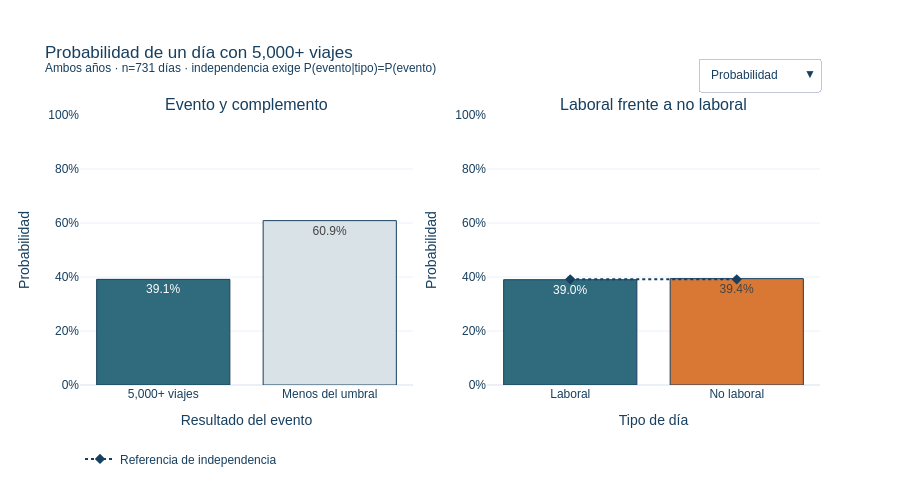

Write notebook code for a chart like this one.
### Code cell
# @title Explorar Probabilidad básica { display-mode: "form" }
orden = ["Laboral", "No laboral"]
evento_pct = np.array([p_evento, p_complemento]); evento_n = np.array([evento.sum(), (~evento).sum()])
cond_pct = p_condicional.reindex(orden).to_numpy(); cond_n = df.groupby("tipo_dia")["alta_demanda"].sum().reindex(orden).to_numpy()
tamanos = df["tipo_dia"].value_counts().reindex(orden).to_numpy(); esperado_n = tamanos * p_evento
fig = make_subplots(rows=1, cols=2, subplot_titles=("Evento y complemento", "Laboral frente a no laboral"))
fig.add_trace(go.Bar(x=[f"{umbral:,}+ viajes", "Menos del umbral"], y=evento_pct, text=[f"{v:.1%}" for v in evento_pct], textposition="auto", marker={"color": [AZUL, "#D9E3E7"], "line": {"color": TINTA, "width": 1}}, showlegend=False, hovertemplate="%{x}<br>probabilidad=%{y:.1%}<extra></extra>"), row=1, col=1)
fig.add_trace(go.Bar(x=orden, y=cond_pct, text=[f"{v:.1%}" for v in cond_pct], textposition="auto", marker={"color": [AZUL, NARANJA], "line": {"color": TINTA, "width": 1}}, showlegend=False, hovertemplate="%{x}<br>P(evento|tipo)=%{y:.1%}<extra></extra>"), row=1, col=2)
fig.add_trace(go.Scatter(x=orden, y=[p_evento, p_evento], mode="lines+markers", name="Referencia de independencia", line={"color": TINTA, "dash": "dot", "width": 2}, marker={"symbol": "diamond", "size": 8}, hovertemplate="P(evento) marginal=%{y:.1%}<extra></extra>"), row=1, col=2)
pct_title = f"Probabilidad de un día con {umbral:,}+ viajes<br><sup>{periodo} · n={len(df)} días · independencia exige P(evento|tipo)=P(evento)</sup>"
count_title = f"Días observados frente a los esperados por independencia<br><sup>{periodo} · n={len(df)} días · umbral={umbral:,} viajes</sup>"
prob_hover = ["%{x}<br>probabilidad=%{y:.1%}<extra></extra>", "%{x}<br>P(evento|tipo)=%{y:.1%}<extra></extra>", "P(evento) marginal=%{y:.1%}<extra></extra>"]
count_hover = ["%{x}<br>días=%{y:,.0f}<extra></extra>", "%{x}<br>días con evento=%{y:,.0f}<extra></extra>", "esperados por independencia=%{y:,.1f}<extra></extra>"]
buttons = [{"label": "Probabilidad", "method": "update", "args": [{"y": [evento_pct, cond_pct, [p_evento, p_evento]], "text": [[f"{v:.1%}" for v in evento_pct], [f"{v:.1%}" for v in cond_pct], None], "hovertemplate": prob_hover}, {"title.text": pct_title, "yaxis.title.text": "Probabilidad", "yaxis2.title.text": "Probabilidad", "yaxis.tickformat": ".0%", "yaxis2.tickformat": ".0%", "yaxis.range": [0, 1], "yaxis2.range": [0, 1]}]}, {"label": "Conteo de días", "method": "update", "args": [{"y": [evento_n, cond_n, esperado_n], "text": [[f"{int(v)}" for v in evento_n], [f"{int(v)}" for v in cond_n], None], "hovertemplate": count_hover}, {"title.text": count_title, "yaxis.title.text": "Días", "yaxis2.title.text": "Días", "yaxis.tickformat": ",.0f", "yaxis2.tickformat": ",.0f", "yaxis.range": [0, max(evento_n) * 1.2], "yaxis2.range": [0, max(tamanos) * 1.05]}]}]
fig.update_layout(template="plotly_white", height=500, title=pct_title, showlegend=True, legend={"orientation": "h", "y": -0.22}, margin={"t": 115, "b": 115}, font={"family": "Arial", "color": TINTA}, hoverlabel={"bgcolor": "#FFFFFF"}, updatemenus=[{"x": 1, "y": 1.21, "xanchor": "right", "buttons": buttons}])
fig.update_xaxes(title_text="Resultado del evento", row=1, col=1); fig.update_xaxes(title_text="Tipo de día", row=1, col=2)
fig.update_yaxes(title_text="Probabilidad", range=[0, 1], tickformat=".0%", row=1, col=1); fig.update_yaxes(title_text="Probabilidad", range=[0, 1], tickformat=".0%", row=1, col=2)
fig.show()


display(Markdown("**Lo que muestra:** Con ambos años y 5,000 viajes, el evento ocurre en 39.1% de los días y su complemento en 60.9%. La probabilidad condicional es 39.0% en días laborales y 39.4% en no laborales: para este umbral, el récord sabatino no implica una frecuencia sabatina mayor."))

### Figure 1 — Plotly figure (JSON) as saved in the notebook; plotly's stock layout.template omitted (floating-point values rounded to 4 significant figures)
{"data": [{"hovertemplate": "%{x}<br>probabilidad=%{y:.1%}<extra></extra>", "marker": {"color": ["#2F6B7C", "#D9E3E7"], "line": {"color": "#173F5F", "width": 1}}, "showlegend": false, "text": ["39.1%", "60.9%"], "textposition": "auto", "type": "bar", "x": ["5,000+ viajes", "Menos del umbral"], "xaxis": "x", "y": [0.3912, 0.6088], "yaxis": "y"}, {"hovertemplate": "%{x}<br>P(evento|tipo)=%{y:.1%}<extra></extra>", "marker": {"color": ["#2F6B7C", "#D97735"], "line": {"color": "#173F5F", "width": 1}}, "showlegend": false, "text": ["39.0%", "39.4%"], "textposition": "auto", "type": "bar", "x": ["Laboral", "No laboral"], "xaxis": "x2", "y": [0.39, 0.3939], "yaxis": "y2"}, {"hovertemplate": "P(evento) marginal=%{y:.1%}<extra></extra>", "line": {"color": "#173F5F", "dash": "dot", "width": 2}, "marker": {"size": 8, "symbol": "diamond"}, "mode": "lines+markers", "name": "Referencia de independencia", "type": "scatter", "x": ["Laboral", "No laboral"], "xaxis": "x2", "y": [0.3912, 0.3912], "yaxis": "y2"}], "layout": {"annotations": [{"font": {"size": 16}, "showarrow": false, "text": "Evento y complemento", "x": 0.225, "xanchor": "center", "xref": "paper", "y": 1.0, "yanchor": "bottom", "yref": "paper"}, {"font": {"size": 16}, "showarrow": false, "text": "Laboral frente a no laboral", "x": 0.775, "xanchor": "center", "xref": "paper", "y": 1.0, "yanchor": "bottom", "yref": "paper"}], "font": {"color": "#173F5F", "family": "Arial"}, "height": 500, "hoverlabel": {"bgcolor": "#FFFFFF"}, "legend": {"orientation": "h", "y": -0.22}, "margin": {"b": 115, "t": 115}, "showlegend": true, "title": {"text": "Probabilidad de un día con 5,000+ viajes<br><sup>Ambos años · n=731 días · independencia exige P(evento|tipo)=P(evento)</sup>"}, "updatemenus": [{"buttons": [{"args": [{"hovertemplate": ["%{x}<br>probabilidad=%{y:.1%}<extra></extra>", "%{x}<br>P(evento|tipo)=%{y:.1%}<extra></extra>", "P(evento) marginal=%{y:.1%}<extra></extra>"], "text": [["39.1%", "60.9%"], ["39.0%", "39.4%"], null], "y": [[0.3912, 0.6088], [0.39, 0.3939], [0.3912, 0.3912]]}, {"title.text": "Probabilidad de un día con 5,000+ viajes<br><sup>Ambos años · n=731 días · independencia exige P(evento|tipo)=P(evento)</sup>", "yaxis.range": [0, 1], "yaxis.tickformat": ".0%", "yaxis.title.text": "Probabilidad", "yaxis2.range": [0, 1], "yaxis2.tickformat": ".0%", "yaxis2.title.text": "Probabilidad"}], "label": "Probabilidad", "method": "update"}, {"args": [{"hovertemplate": ["%{x}<br>días=%{y:,.0f}<extra></extra>", "%{x}<br>días con evento=%{y:,.0f}<extra></extra>", "esperados por independencia=%{y:,.1f}<extra></extra>"], "text": [["286", "445"], ["195", "91"], null], "y": [[286, 445], [195, 91], [195.6, 90.38]]}, {"title.text": "Días observados frente a los esperados por independencia<br><sup>Ambos años · n=731 días · umbral=5,000 viajes</sup>", "yaxis.range": [0, 534.0], "yaxis.tickformat": ",.0f", "yaxis.title.text": "Días", "yaxis2.range": [0, 525.0], "yaxis2.tickformat": ",.0f", "yaxis2.title.text": "Días"}], "label": "Conteo de días", "method": "update"}], "x": 1, "xanchor": "right", "y": 1.21}], "xaxis": {"anchor": "y", "domain": [0.0, 0.45], "title": {"text": "Resultado del evento"}}, "xaxis2": {"anchor": "y2", "domain": [0.55, 1.0], "title": {"text": "Tipo de día"}}, "yaxis": {"anchor": "x", "domain": [0.0, 1.0], "range": [0, 1], "tickformat": ".0%", "title": {"text": "Probabilidad"}}, "yaxis2": {"anchor": "x2", "domain": [0.0, 1.0], "range": [0, 1], "tickformat": ".0%", "title": {"text": "Probabilidad"}}}}
